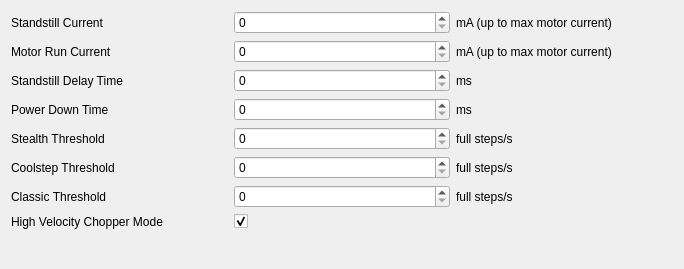
         <widget class="QWidget" name="scrollAreaWidgetContents">
          <property name="geometry">
           <rect>
            <x>0</x>
            <y>0</y>
            <width>684</width>
            <height>269</height>
           </rect>
          </property>
          <layout class="QVBoxLayout" name="verticalLayout_9">
           <item>
            <layout class="QGridLayout" name="gridLayout">
             <item row="0" column="1">
              <widget class="QSpinBox" name="standstill_current_spin">
               <property name="maximum">
                <number>1640</number>
               </property>
              </widget>
             </item>
             <item row="7" column="1">
              <widget class="QCheckBox" name="high_velocity_chopper_mode_checkbox">
               <property name="text">
                <string/>
               </property>
               <property name="checked">
                <bool>true</bool>
               </property>
              </widget>
             </item>
             <item row="6" column="1">
              <widget class="QSpinBox" name="classic_threshold_spin">
               <property name="maximum">
                <number>65535</number>
               </property>
              </widget>
             </item>
             <item row="5" column="1">
              <widget class="QSpinBox" name="coolstep_threashold_spin">
               <property name="maximum">
                <number>65535</number>
               </property>
              </widget>
             </item>
             <item row="7" column="0">
              <widget class="QLabel" name="label_19">
               <property name="text">
                <string>High Velocity Chopper Mode</string>
               </property>
              </widget>
             </item>
             <item row="1" column="1">
              <widget class="QSpinBox" name="motor_run_current_spin">
               <property name="maximum">
                <number>1640</number>
               </property>
              </widget>
             </item>
             <item row="2" column="1">
              <widget class="QSpinBox" name="standstill_delay_time_spin">
               <property name="maximum">
                <number>307</number>
               </property>
              </widget>
             </item>
             <item row="6" column="0">
              <widget class="QLabel" name="label_18">
               <property name="text">
                <string>Classic Threshold</string>
               </property>
              </widget>
             </item>
             <item row="5" column="0">
              <widget class="QLabel" name="label_17">
               <property name="text">
                <string>Coolstep Threshold</string>
               </property>
              </widget>
             </item>
             <item row="3" column="1">
              <widget class="QSpinBox" name="power_down_time_spin">
               <property name="maximum">
                <number>5222</number>
               </property>
              </widget>
             </item>
             <item row="0" column="0">
              <widget class="QLabel" name="label_11">
               <property name="text">
                <string>Standstill Current</string>
               </property>
              </widget>
             </item>
             <item row="2" column="0">
              <widget class="QLabel" name="label_14">
               <property name="text">
                <string>Standstill Delay Time</string>
               </property>
              </widget>
             </item>
             <item row="4" column="1">
              <widget class="QSpinBox" name="stealth_threshold_spin">
               <property name="maximum">
                <number>65535</number>
               </property>
              </widget>
             </item>
             <item row="1" column="0">
              <widget class="QLabel" name="label_13">
               <property name="text">
                <string>Motor Run Current</string>
               </property>
              </widget>
             </item>
             <item row="4" column="0">
              <widget class="QLabel" name="label_16">
               <property name="text">
                <string>Stealth Threshold</string>
               </property>
              </widget>
             </item>
             <item row="3" column="0">
              <widget class="QLabel" name="label_15">
               <property name="text">
                <string>Power Down Time</string>
               </property>
              </widget>
             </item>
             <item row="0" column="2">
              <widget class="QLabel" name="label_20">
               <property name="text">
                <string>mA (up to max motor current)</string>
               </property>
              </widget>
             </item>
             <item row="1" column="2">
              <widget class="QLabel" name="label_21">
               <property name="text">
                <string>mA (up to max motor current)</string>
               </property>
              </widget>
             </item>
             <item row="2" column="2">
              <widget class="QLabel" name="label_22">
               <property name="text">
                <string>ms</string>
               </property>
              </widget>
             </item>
             <item row="3" column="2">
              <widget class="QLabel" name="label_23">
               <property name="text">
                <string>ms</string>
               </property>
              </widget>
             </item>
             <item row="4" column="2">
              <widget class="QLabel" name="label_24">
               <property name="text">
                <string>full steps/s</string>
               </property>
              </widget>
             </item>
             <item row="5" column="2">
              <widget class="QLabel" name="label_25">
               <property name="text">
                <string>full steps/s</string>
               </property>
              </widget>
             </item>
             <item row="6" column="2">
              <widget class="QLabel" name="label_26">
               <property name="text">
                <string>full steps/s</string>
               </property>
              </widget>
             </item>
            </layout>
           </item>
           <item>
            <spacer name="verticalSpacer_2">
             <property name="orientation">
              <enum>Qt::Vertical</enum>
             </property>
             <property name="sizeHint" stdset="0">
              <size>
               <width>20</width>
               <height>40</height>
              </size>
             </property>
            </spacer>
           </item>
          </layout>
         </widget>
